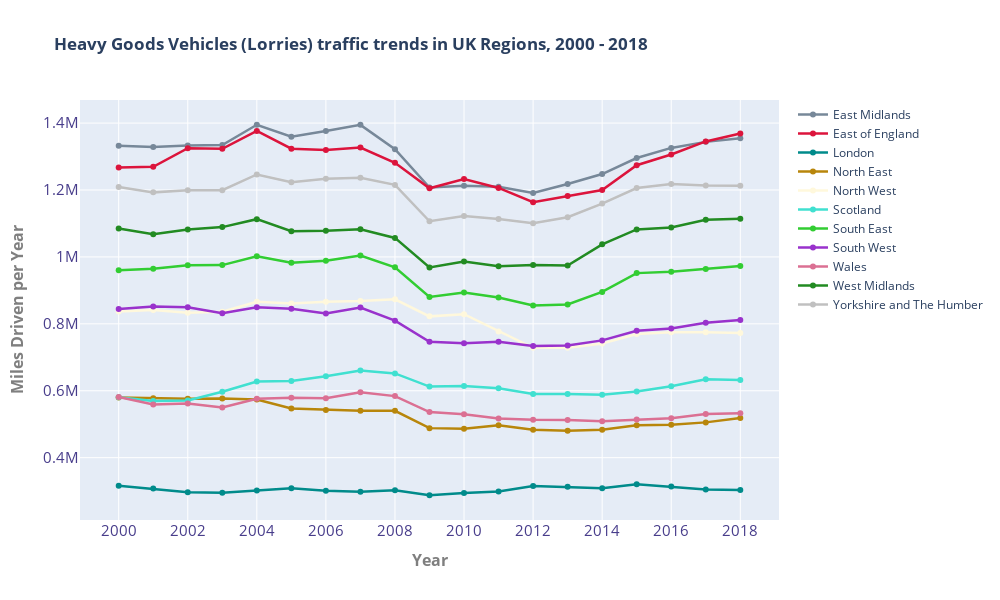

Notebook code for this chart:
### Code cell
### All heavy good vehicles --- UK Regions###
vehicles_traffic_flow(uk_traffic, 'all_hgvsmiles_driven', 'region_name')
